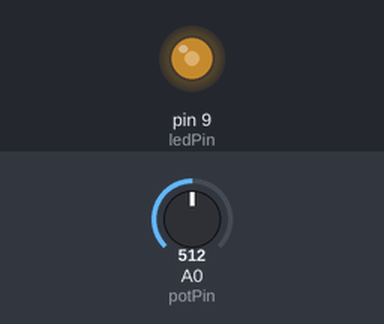
Bench run of a sketch on a simulated Arduino Uno, built with avr-gcc and run on an emulated ATmega328P. Parts: output pins drawn as LEDs (lit = HIGH). Inputs (shaded band) come from the test bench; at power-on: A0 (potPin) = 512.

Above: at 1.2 s.
1.3 s: A0 (potPin) set to 716
At 2.5 s:
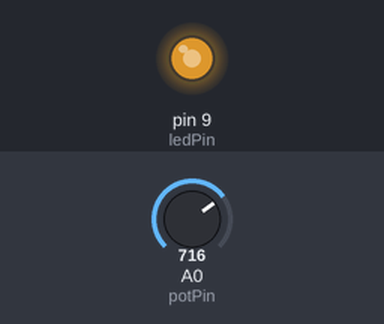
2.8 s: A0 (potPin) set to 900
At 3.9 s:
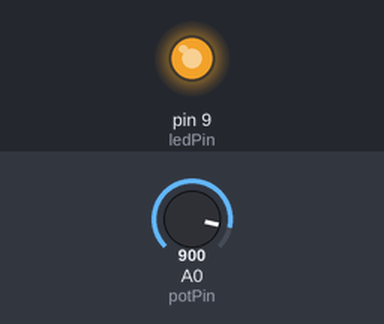
4.3 s: A0 (potPin) set to 122
At 4.9 s:
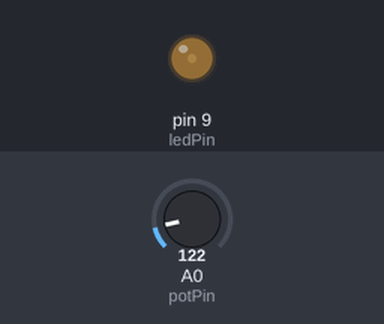
5.8 s: A0 (potPin) set to 0
At 6.2 s:
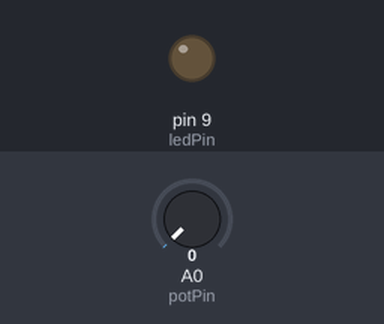
Timing chart, 0 to 8.3 s (numbered marks = the images above; inputs shaded):
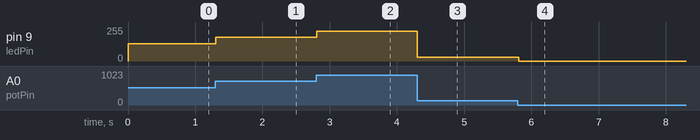

The sketch:

day6-PWM-potentiometer.ino
```cpp
const int ledPin = 9;
const int potPin = A0;


void setup() {
  // put your setup code here, to run once:
  pinMode(ledPin, OUTPUT);
}

void loop() {
  // put your main code here, to run repeatedly:
  int potValue = analogRead(potPin);
  int brightness = map(potValue, 0, 900, 0, 225);
  analogWrite(ledPin, brightness);           // PWM output
  delay(10);
}
```

Measured:
- after the input at 1.3 s, pin 9 (ledPin): 128/255 → 179/255 at once
- after the input at 2.8 s, pin 9 (ledPin): 179/255 → 225/255 at once
- after the input at 4.3 s, pin 9 (ledPin): 225/255 → 30/255 at once
- after the input at 5.8 s, pin 9 (ledPin): 30/255 → 0/255 at once
